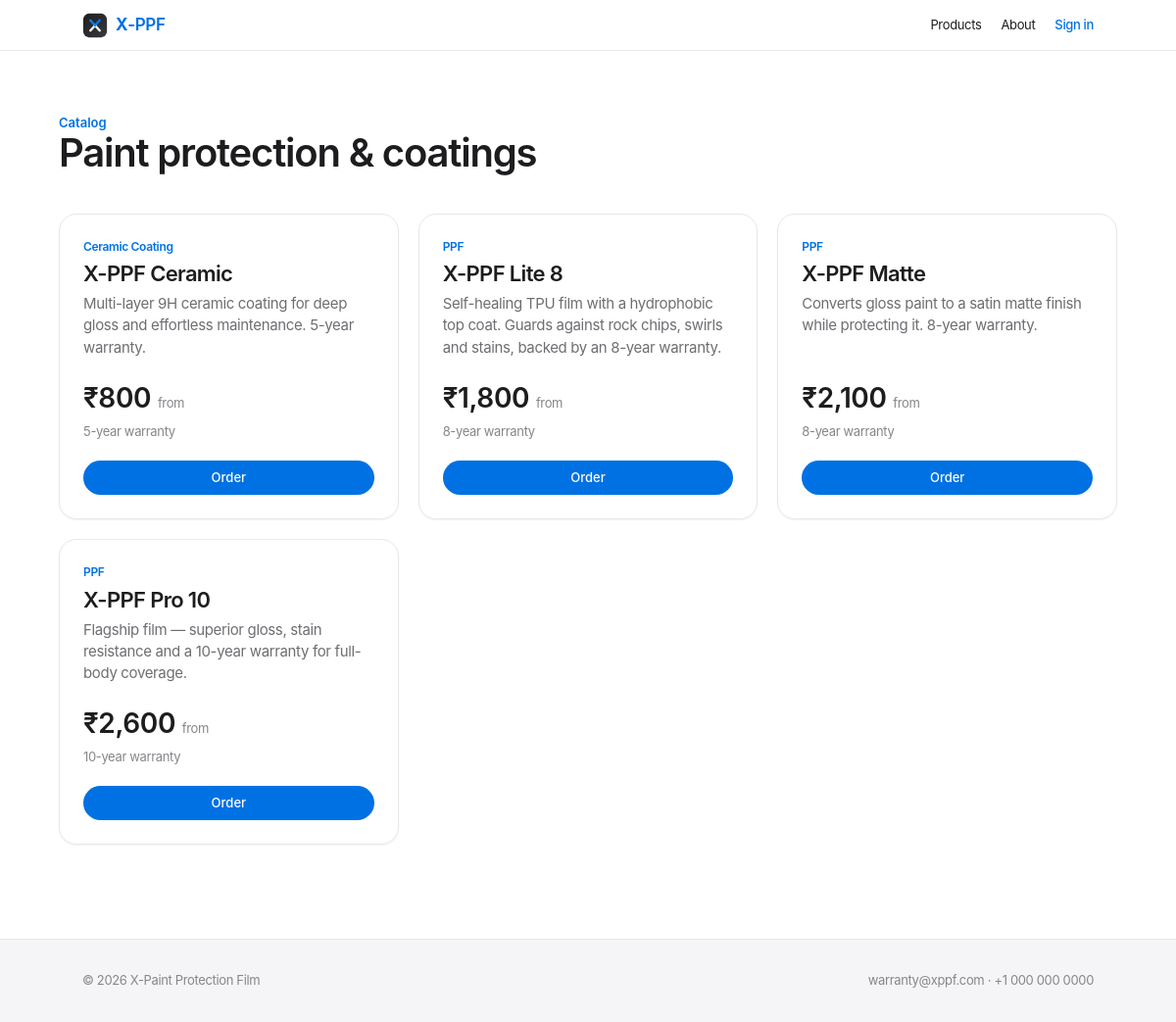
Page /products on the committed database.
### tables this page shows
CREATE TABLE products (
    id             INTEGER PRIMARY KEY AUTOINCREMENT,
    name           TEXT NOT NULL,
    category       TEXT NOT NULL,
    tagline        TEXT,
    description    TEXT,
    price          REAL,
    warranty_years INTEGER DEFAULT 8,
    active         INTEGER DEFAULT 1,
    created_at     TEXT NOT NULL
);

### app.py (the view)
@app.route("/products")
def products():
    return render_template("products.html", products=db.list_products())

### app.py (called while the page is built)
def inr(value):
    try:
        n = int(round(float(value)))
    except (TypeError, ValueError):
        return "₹0"
    sign = "-" if n < 0 else ""
    s = str(abs(n))
    if len(s) > 3:
        last3 = s[-3:]
        rest = s[:-3]
        groups = []
        while len(rest) > 2:
            groups.insert(0, rest[-2:])
            rest = rest[:-2]
        if rest:
            groups.insert(0, rest)
        out = ",".join(groups) + "," + last3
    else:
        out = s
    return f"{sign}₹{out}"

@app.context_processor
def inject_globals():
    return {
        "current_user": _current_user(),
        "current_role": session.get("role"),
        "year": datetime.utcnow().year,
        "min_pw": MIN_PASSWORD_LEN,
        "brand": {
            "name": "X-Paint Protection Film",
            "short": "X-PPF",
            "tagline": "Protection, certified.",
            "email": "warranty@xppf.com",
            "phone": "+1 000 000 0000",
            "address": "X-Paint Protection Film",
        },
    }

def _current_user():
    uid = session.get("user_id")
    return db.get_user(uid) if uid else None

### db.py (called while the page is built)
def get_conn():
    conn = sqlite3.connect(DB_PATH)
    conn.row_factory = sqlite3.Row
    conn.execute("PRAGMA foreign_keys = ON")
    return conn

def list_products(active_only=True):
    conn = get_conn()
    try:
        q = "SELECT * FROM products"
        if active_only:
            q += " WHERE active = 1"
        q += " ORDER BY category, price"
        return conn.execute(q).fetchall()
    finally:
        conn.close()

### templates/products.html (shortened to what this page needs)
{% extends "base.html" %}
{% block content %}
<section class="container page">
  <div class="page-head">
    <p class="eyebrow reveal">Catalog</p>
    <h1 class="reveal">Paint protection & coatings</h1>
  </div>
  <div class="grid g3">
    {% for p in products %}
    <div class="card lift product reveal">
      <span class="cat">{{ p['category'] }}</span>
      <h3>{{ p['name'] }}</h3>
      <p class="desc">{{ p['description'] }}</p>
      <div class="price">{{ p['price']|inr }} <small>from</small></div>
      <div class="wtag">{{ p['warranty_years'] }}-year warranty</div>
      <a href="{{ url_for('order', product_id=p['id']) }}" class="btn btn-primary btn-block btn-sm" style="margin-top:var(--s5)">Order</a>
    </div>
    {% endfor %}
  </div>
</section>
{% endblock %}

### templates/base.html (shortened to what this page needs)
<!DOCTYPE html>
<html lang="en">
<head>
  <link rel="stylesheet" href="{{ url_for('static', filename='css/tokens.css') }}">
  <link rel="stylesheet" href="{{ url_for('static', filename='css/app.css') }}">
</head>
<body>
  <nav class="nav no-print">
    <div class="container nav-inner">
      <a href="{{ url_for('index') }}" class="brand">
        <img src="{{ url_for('static', filename='img/xppf-logo.svg') }}" alt="X-PPF">
        <span class="bt"><b>X</b>-PPF</span>
      </a>
      <div class="nav-links">
        <a href="{{ url_for('products') }}">Products</a>
        <a href="{{ url_for('about') }}">About</a>
        {% if current_user %}
          {% if current_role == 'admin' %}
            <a href="{{ url_for('admin_dashboard') }}">Overview</a>
            <a href="{{ url_for('admin_users') }}">Accounts</a>
            <a href="{{ url_for('admin_warranties') }}">Warranties</a>
            <a href="{{ url_for('admin_inventory') }}">Inventory</a>
            <a href="{{ url_for('admin_orders') }}">Work Orders</a>
            <a href="{{ url_for('admin_claims') }}">Claims</a>
            <a href="{{ url_for('admin_products') }}">Catalog</a>
          {% else %}
            <a href="{{ url_for('studio_dashboard') }}">Dashboard</a>
            <a href="{{ url_for('warranty_register') }}">Register</a>
            <a href="{{ url_for('my_warranties') }}">Warranties</a>
            <a href="{{ url_for('inventory') }}">Inventory</a>
            <a href="{{ url_for('studio_profile') }}">Studio</a>
          {% endif %}
          <a href="{{ url_for('logout') }}">Sign out</a>
        {% else %}
          <a href="{{ url_for('login') }}" class="cta">Sign in</a>
        {% endif %}
      </div>
    </div>
  </nav>
  <main>
    {% block content %}{% endblock %}
  </main>
  <footer class="site no-print">
    <div class="container row between">
      <span>© {{ year }} {{ brand.name }}</span>
      <span>{{ brand.email }} · {{ brand.phone }}</span>
    </div>
  </footer>
</body>
</html>

### static/css/tokens.css (style rules this page uses)
:root { --bg-page: #ffffff; --bg-subtle: #f5f5f7; --bg-elevated: #ffffff; --bg-ink: #1d1d1f; --bg-ink-soft: #2b2b2f; --text-primary: #1d1d1f; --text-secondary: #6e6e73; --text-muted: #86868b; --text-on-ink: #f5f5f7; --text-on-ink-2: #a1a1a6; --border: #d2d2d7; --border-subtle: #e8e8ed; --accent: #0071e3; --accent-hover: #0077ed; --accent-press: #006edb; --accent-soft: rgba(0,113,227,0.08); --ok: #1a9e54; --ok-soft: rgba(26,158,84,0.1); --warn: #b25e00; --warn-soft: rgba(178,94,0,0.1); --err: #d62f2f; --err-soft: rgba(214,47,47,0.1); --info: #0071e3; --info-soft: rgba(0,113,227,0.1); --font: -apple-system, BlinkMacSystemFont, 'Inter', 'Segoe UI', Roboto, sans-serif; --mono: 'SF Mono', ui-monospace, 'JetBrains Mono', Menlo, monospace; --fs-xs: .75rem; --fs-sm: .8125rem; --fs-base: .9375rem; --fs-md: 1.0625rem; --fs-lg: 1.375rem; --fs-xl: 1.75rem; --fs-2xl: 2.5rem; --fs-3xl: 3.5rem; --fs-4xl: 4.75rem; --w-regular: 400; --w-medium: 500; --w-semibold: 600; --w-bold: 700; --track-tight: -0.022em; --track-tighter: -0.03em; --track-wide: 0.06em; --s1:.25rem; --s2:.5rem; --s3:.75rem; --s4:1rem; --s5:1.25rem; --s6:1.5rem; --s8:2rem; --s10:2.5rem; --s12:3rem; --s16:4rem; --s20:5rem; --s24:6rem; --s32:8rem; --r-sm:8px; --r-md:12px; --r-lg:18px; --r-xl:24px; --r-2xl:32px; --r-full:9999px; --sh-sm: 0 1px 2px rgba(0,0,0,.05); --sh-md: 0 4px 16px rgba(0,0,0,.08); --sh-lg: 0 12px 40px rgba(0,0,0,.10); --sh-xl: 0 24px 64px rgba(0,0,0,.14); --t-fast: 150ms; --t-base: 280ms; --t-slow: 600ms; --ease: cubic-bezier(0.16,1,0.3,1); --ease-quart: cubic-bezier(0.25,1,0.5,1); }

### rows in the picture
products: category "Ceramic Coating", name "X-PPF Ceramic", description "Multi-layer 9H ceramic coating for deep gloss and effortless maintenance. 5-year warranty.", price|inr "₹800", warranty_years "5"
products: category "PPF", name "X-PPF Lite 8", description "Self-healing TPU film with a hydrophobic top coat. Guards against rock chips, swirls and stains, backed by an 8-year warranty.", price|inr "₹1,800", warranty_years "8"
products: category "PPF", name "X-PPF Matte", description "Converts gloss paint to a satin matte finish while protecting it. 8-year warranty.", price|inr "₹2,100", warranty_years "8"
products: category "PPF", name "X-PPF Pro 10", description "Flagship film — superior gloss, stain resistance and a 10-year warranty for full-body coverage.", price|inr "₹2,600", warranty_years "10"

### other values in the picture
{{ brand.name }} "X-Paint Protection Film"
{{ brand.email }} "warranty@xppf.com"
{{ brand.phone }} "+1 000 000 0000"
